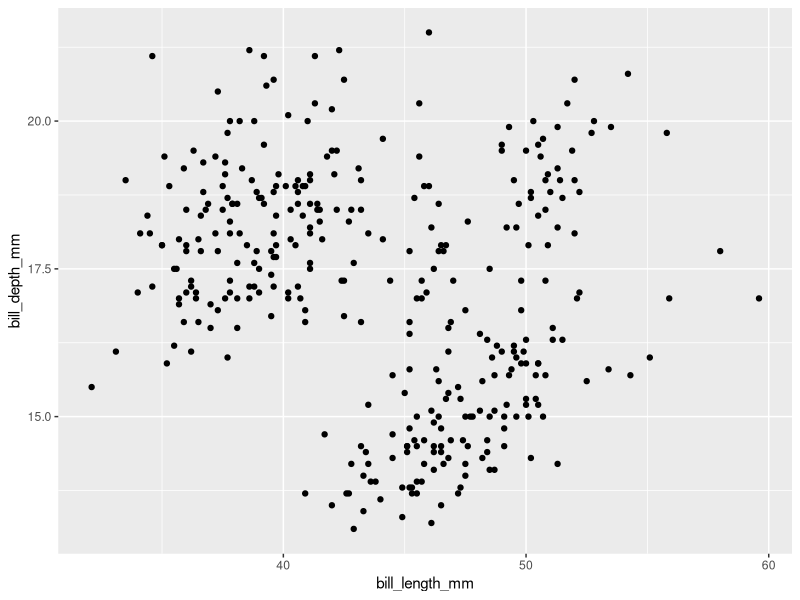
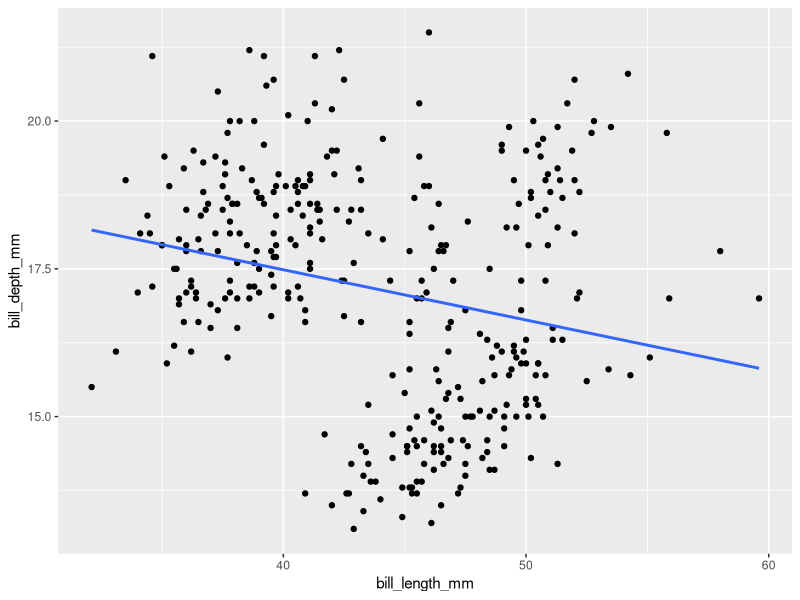
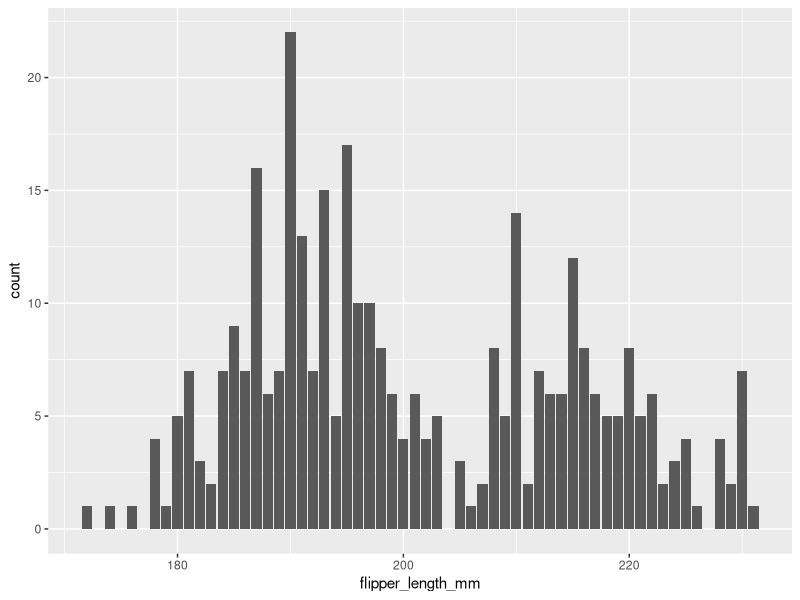
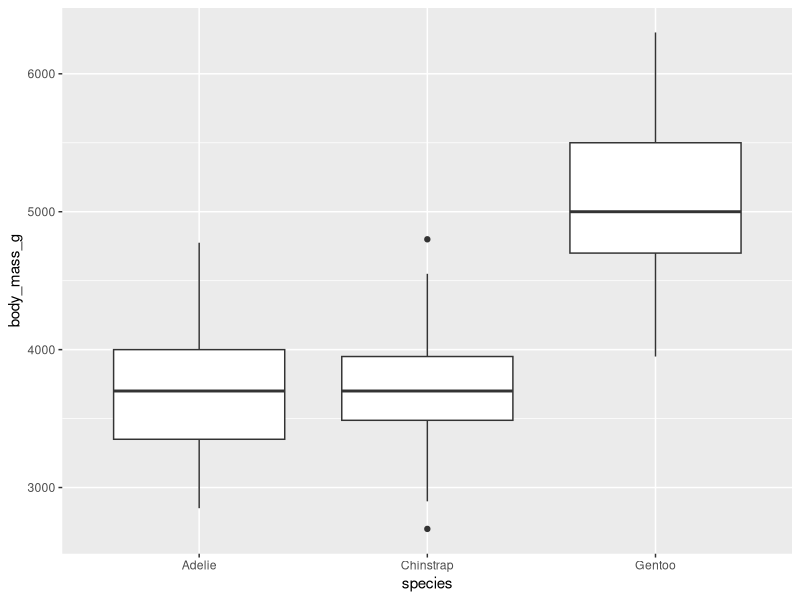
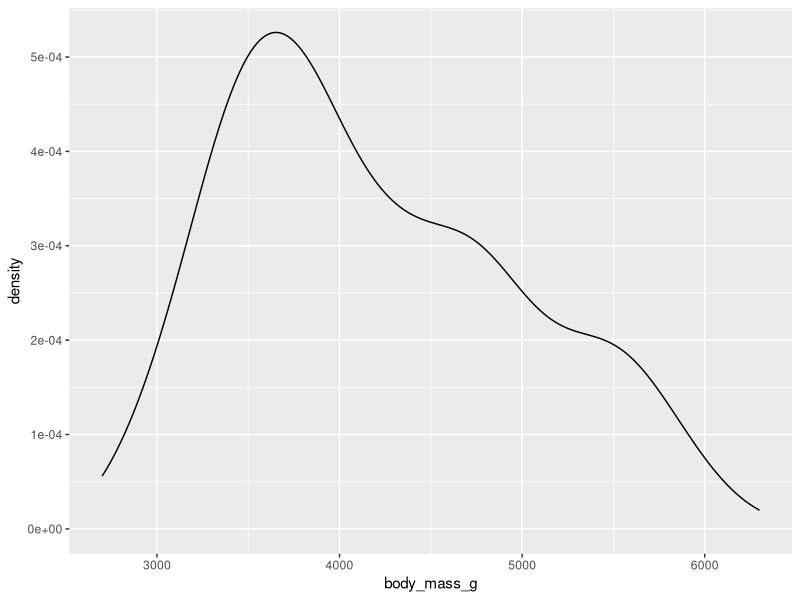
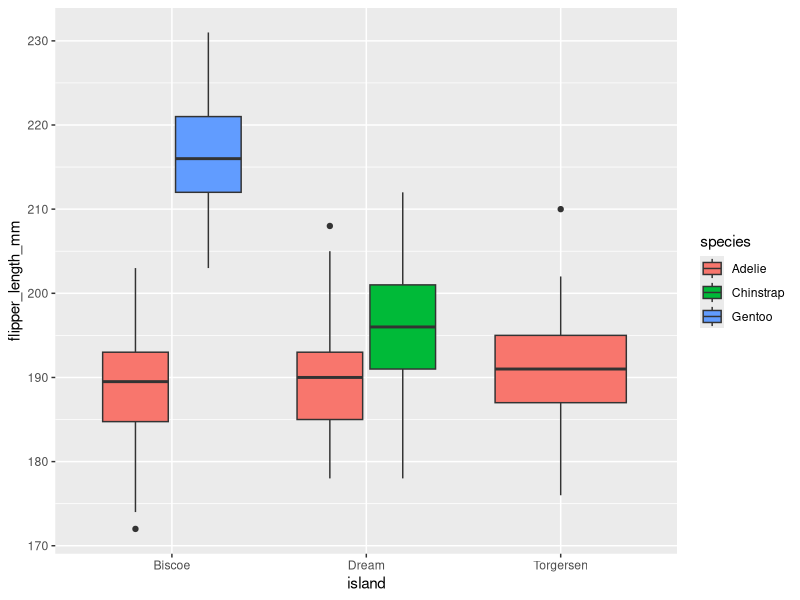
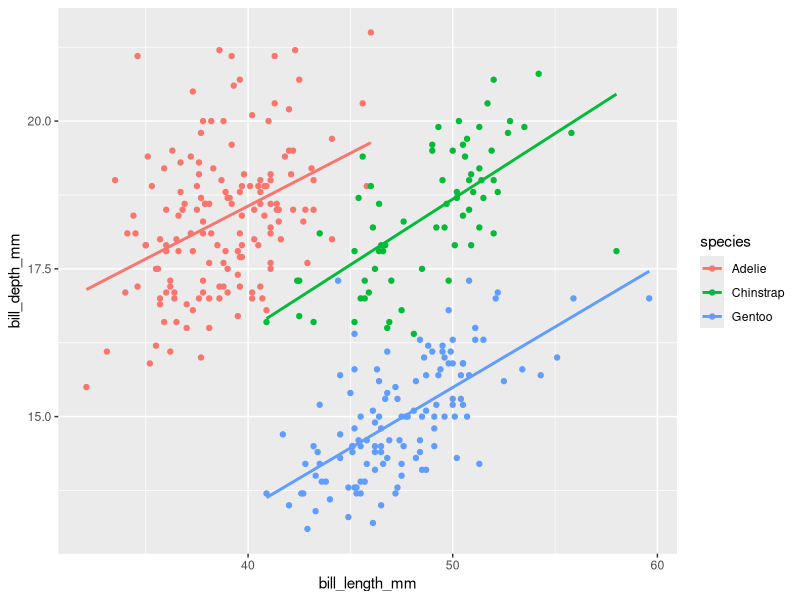
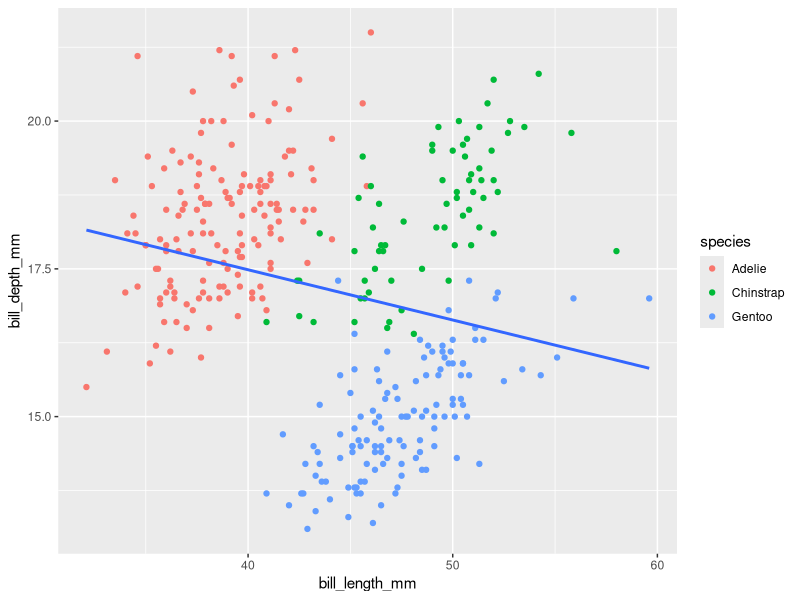

The R source for these figures, in order:
## ---- chunk 1
knitr::opts_chunk$set(warning = FALSE,message = FALSE)
## ---- chunk 2
#Remove
library(tidyverse)
library(palmerpenguins)
## ---- chunk 3
glimpse(penguins)
## ---- chunk 4
#Remove
ggplot(data = penguins, mapping = aes(x = bill_length_mm, y = bill_depth_mm))+
  geom_point()

## ---- chunk 5
#Remove
#Copy your code to draw the scatter plot, then add a new layer using +
ggplot(data = penguins, mapping = aes(x = bill_length_mm, y = bill_depth_mm))+
  geom_point()+
  geom_smooth(method = "lm", se = FALSE)

#geom_smooth(method = "lm, se = FALSE)
## ---- chunk 6
p <- ggplot(data = penguins) #creates the base plot 

#barplot
p + geom_bar(aes(x=flipper_length_mm))

#boxplot
p + geom_boxplot(aes(x=species,y = body_mass_g))

#density plot
p + geom_density(aes(x = body_mass_g))
## ---- chunk 7
#Remove
ggplot(data = penguins, mapping = aes(x = island,
                                      y = flipper_length_mm,
                                      fill = species))+
  geom_boxplot()

## ---- chunk 8

## ---- chunk 9
ggplot(data = penguins, mapping = aes(x = bill_length_mm,
                                      y = bill_depth_mm,
                                      color = species))+
  geom_point()+
  geom_smooth(method = "lm", se = FALSE)
## ---- chunk 10
ggplot(data = penguins, mapping = aes(x = bill_length_mm,
                                      y = bill_depth_mm))+ # No color mapped globally in ggplot()
  geom_point(mapping = aes(color = species))+ #color is mapped within geom_point instead
  geom_smooth(method = "lm", se = FALSE) #geom_smooth no longer fits to each species, but rather globally


# You can try adding in size = sex, or shape = sex within the geom_point layer too.
## ---- chunk 11
# To see the help documentation
# ?facet_grid
# ?facet_wrap
# ?labs()

#remove
#examples

# 1. Scatterplot of bill length vs. bill depth, faceted by species
ggplot(penguins, aes(x = bill_length_mm, y = bill_depth_mm)) +
  geom_point(aes(color = sex)) +          # Color points by sex
  facet_wrap(~ species) +                 # One plot per species
  labs(title = "Bill Length vs. Depth by Species")

# 2. Scatterplot of flipper length vs. body mass, faceted by island
ggplot(penguins, aes(x = flipper_length_mm, y = body_mass_g)) +
  geom_point(aes(color = species)) +
  facet_wrap(~ island) +
  labs(title = "Flipper Length vs. Body Mass by Island")

# 3. Boxplot of body mass by species, faceted by sex
ggplot(penguins, aes(x = species, y = body_mass_g)) +
  geom_boxplot(aes(fill = species)) + 
  facet_wrap(~ sex) + 
  labs(title = "Body Mass by Species (Faceted by Sex)")

# 4. Scatterplot with facet_grid: sex (rows) by island (columns)
ggplot(penguins, aes(x = bill_length_mm, y = flipper_length_mm)) +
  geom_point(aes(color = species)) +
  facet_grid(sex ~ island) + 
  labs(title = "Bill vs. Flipper Length (Faceted by Sex and Island)")

# 5. Boxplot of flipper length by species, faceted by island (grid format)
ggplot(penguins, aes(x = species, y = flipper_length_mm)) +
  geom_boxplot(aes(fill = species)) +
  facet_grid(. ~ island) + 
  labs(title = "Flipper Length by Species Across Islands")

# 6. Scatterplot with shape and color, faceted by species and sex
ggplot(penguins, aes(x = bill_depth_mm, y = body_mass_g)) +
  geom_point(aes(color = island, shape = sex)) +
  facet_grid(species ~ sex) +
  labs(title = "Body Mass by Bill Depth (Faceted by Species and Sex)")

